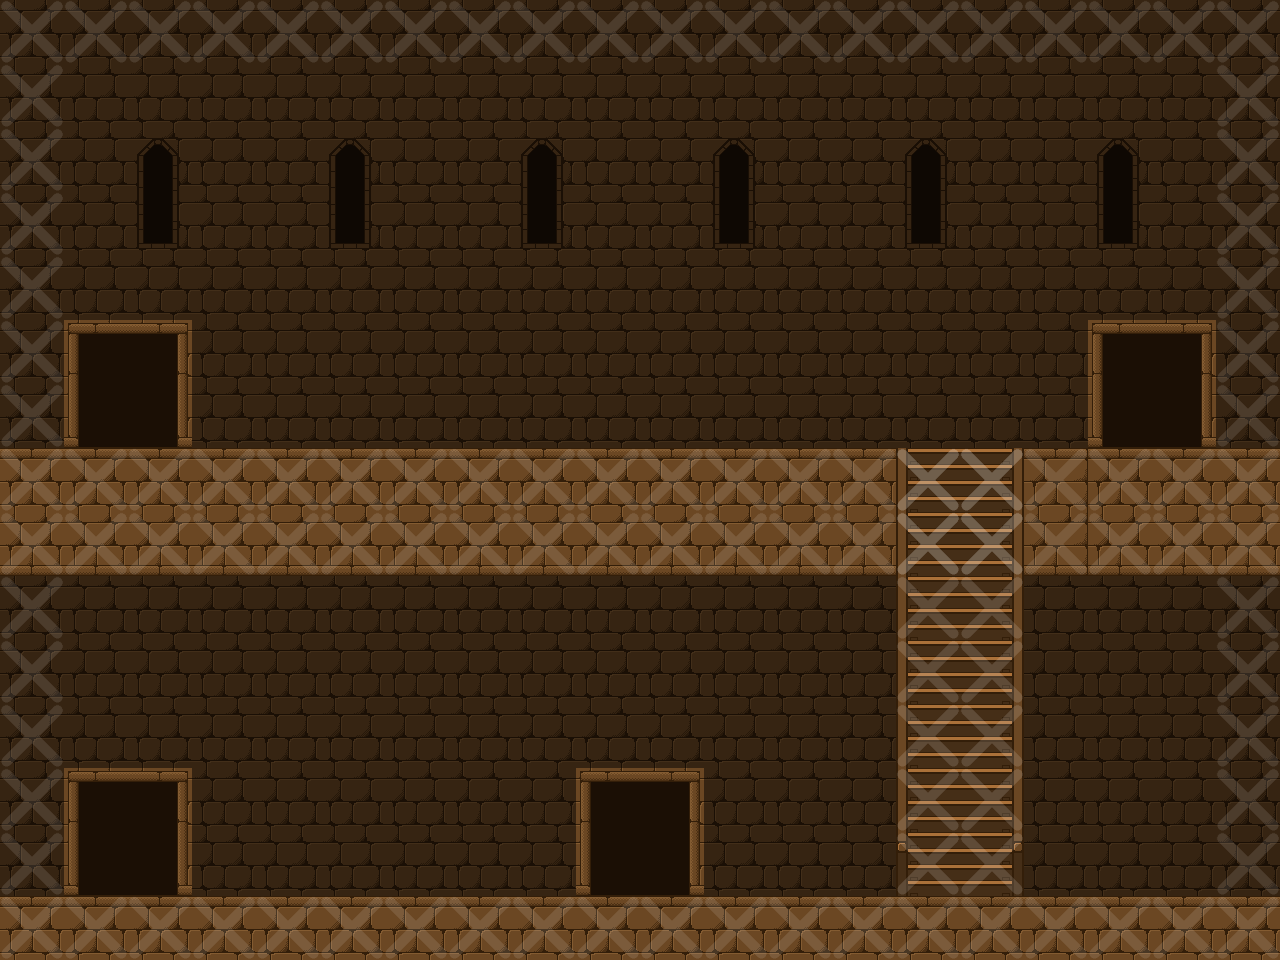

This game map was drawn from its Tiled (.tmx) file and the tilesets committed beside it. A one-line description and the full map source follow:
An orthogonal 20x15 tile map with 64x64 px tiles, 4 tile layers (background, foreground, blockFlags, stairFlags), 2 tilesets and 8 objects (4x area_entity, from_main, from_fencing_hall, from_watch_tower, from_throne_room).

<map version="1.0" orientation="orthogonal" width="20" height="15" tilewidth="64" tileheight="64">
 <tileset firstgid="1" name="flags" tilewidth="64" tileheight="64">
  <image source="flags.png" width="64" height="64" />
 </tileset>
 <tileset firstgid="2" name="castle_ext" tilewidth="64" tileheight="64">
  <image source="castle_ext.png" width="640" height="640" />
 </tileset>
 <layer name="background" width="20" height="15">
  <data encoding="csv">
43,43,43,43,43,43,43,43,43,43,43,43,43,43,43,43,43,43,43,43,
43,43,43,43,43,43,43,43,43,43,43,43,43,43,43,43,43,43,43,43,
43,43,21,43,43,21,43,43,21,43,43,21,43,43,21,43,43,21,43,43,
43,43,31,43,43,31,43,43,31,43,43,31,43,43,31,43,43,31,43,43,
43,43,43,43,43,43,43,43,43,43,43,43,43,43,43,43,43,43,43,43,
43,16,17,43,43,43,43,43,43,43,43,43,43,43,43,43,43,16,17,43,
43,26,27,43,43,43,43,43,43,43,43,43,43,43,43,43,43,26,27,43,
3,3,3,3,3,3,3,3,3,3,3,3,3,3,18,19,4,3,3,3,
23,23,23,23,23,23,23,23,23,23,23,23,23,23,18,19,24,23,23,23,
43,43,43,43,43,43,43,43,43,43,43,43,43,43,18,19,43,43,43,43,
43,43,43,43,43,43,43,43,43,43,43,43,43,43,18,19,43,43,43,43,
43,43,43,43,43,43,43,43,43,43,43,43,43,43,18,19,43,43,43,43,
43,16,17,43,43,43,43,43,43,16,17,43,43,43,18,19,43,43,43,43,
43,26,27,43,43,43,43,43,43,26,27,43,43,43,28,29,43,43,43,43,
3,3,3,3,3,3,3,3,3,3,3,3,3,3,3,3,3,3,3,3
</data>
 </layer>
 <layer name="foreground" width="20" height="15">
  <data encoding="csv">
0,0,0,0,0,0,0,0,0,0,0,0,0,0,0,0,0,0,0,0,
0,0,0,0,0,0,0,0,0,0,0,0,0,0,0,0,0,0,0,0,
0,0,0,0,0,0,0,0,0,0,0,0,0,0,0,0,0,0,0,0,
0,0,0,0,0,0,0,0,0,0,0,0,0,0,0,0,0,0,0,0,
0,0,0,0,0,0,0,0,0,0,0,0,0,0,0,0,0,0,0,0,
0,0,0,0,0,0,0,0,0,0,0,0,0,0,0,0,0,0,0,0,
0,0,0,0,0,0,0,0,0,0,0,0,0,0,0,0,0,0,0,0,
0,0,0,0,0,0,0,0,0,0,0,0,0,0,0,0,0,0,0,0,
0,0,0,0,0,0,0,0,0,0,0,0,0,0,0,0,0,0,0,0,
0,0,0,0,0,0,0,0,0,0,0,0,0,0,0,0,0,0,0,0,
0,0,0,0,0,0,0,0,0,0,0,0,0,0,0,0,0,0,0,0,
0,0,0,0,0,0,0,0,0,0,0,0,0,0,0,0,0,0,0,0,
0,0,0,0,0,0,0,0,0,0,0,0,0,0,0,0,0,0,0,0,
0,0,0,0,0,0,0,0,0,0,0,0,0,0,0,0,0,0,0,0,
0,0,0,0,0,0,0,0,0,0,0,0,0,0,0,0,0,0,0,0
</data>
 </layer>
 <layer name="blockFlags" width="20" height="15" opacity="0.11">
  <data encoding="csv">
1,1,1,1,1,1,1,1,1,1,1,1,1,1,1,1,1,1,1,1,
1,0,0,0,0,0,0,0,0,0,0,0,0,0,0,0,0,0,0,1,
1,0,0,0,0,0,0,0,0,0,0,0,0,0,0,0,0,0,0,1,
1,0,0,0,0,0,0,0,0,0,0,0,0,0,0,0,0,0,0,1,
1,0,0,0,0,0,0,0,0,0,0,0,0,0,0,0,0,0,0,1,
1,0,0,0,0,0,0,0,0,0,0,0,0,0,0,0,0,0,0,1,
1,0,0,0,0,0,0,0,0,0,0,0,0,0,0,0,0,0,0,1,
1,1,1,1,1,1,1,1,1,1,1,1,1,1,1,1,1,1,1,1,
1,1,1,1,1,1,1,1,1,1,1,1,1,1,1,1,1,1,1,1,
1,0,0,0,0,0,0,0,0,0,0,0,0,0,0,0,0,0,0,1,
1,0,0,0,0,0,0,0,0,0,0,0,0,0,0,0,0,0,0,1,
1,0,0,0,0,0,0,0,0,0,0,0,0,0,0,0,0,0,0,1,
1,0,0,0,0,0,0,0,0,0,0,0,0,0,0,0,0,0,0,1,
1,0,0,0,0,0,0,0,0,0,0,0,0,0,0,0,0,0,0,1,
1,1,1,1,1,1,1,1,1,1,1,1,1,1,1,1,1,1,1,1
</data>
 </layer>
 <layer name="stairFlags" width="20" height="15" opacity="0.14">
  <data encoding="csv">
0,0,0,0,0,0,0,0,0,0,0,0,0,0,0,0,0,0,0,0,
0,0,0,0,0,0,0,0,0,0,0,0,0,0,0,0,0,0,0,0,
0,0,0,0,0,0,0,0,0,0,0,0,0,0,0,0,0,0,0,0,
0,0,0,0,0,0,0,0,0,0,0,0,0,0,0,0,0,0,0,0,
0,0,0,0,0,0,0,0,0,0,0,0,0,0,0,0,0,0,0,0,
0,0,0,0,0,0,0,0,0,0,0,0,0,0,0,0,0,0,0,0,
0,0,0,0,0,0,0,0,0,0,0,0,0,0,0,0,0,0,0,0,
0,0,0,0,0,0,0,0,0,0,0,0,0,0,1,1,0,0,0,0,
0,0,0,0,0,0,0,0,0,0,0,0,0,0,1,1,0,0,0,0,
0,0,0,0,0,0,0,0,0,0,0,0,0,0,1,1,0,0,0,0,
0,0,0,0,0,0,0,0,0,0,0,0,0,0,1,1,0,0,0,0,
0,0,0,0,0,0,0,0,0,0,0,0,0,0,1,1,0,0,0,0,
0,0,0,0,0,0,0,0,0,0,0,0,0,0,1,1,0,0,0,0,
0,0,0,0,0,0,0,0,0,0,0,0,0,0,1,1,0,0,0,0,
0,0,0,0,0,0,0,0,0,0,0,0,0,0,0,0,0,0,0,0
</data>
 </layer>
 <objectgroup name="entities" width="20" height="15">
  <object type="area_entity" x="576" y="768" width="128" height="128">
   <properties>
    <property name="area" value="main" />
    <property name="entry" value="from_entrance_hall" />
   </properties>
  </object>
  <object type="area_entity" x="64" y="768" width="128" height="128">
   <properties>
    <property name="area" value="throne_room" />
    <property name="entry" value="from_entrance_hall" />
   </properties>
  </object>
  <object type="area_entity" x="1088" y="320" width="128" height="128">
   <properties>
    <property name="area" value="fencing_hall" />
    <property name="entry" value="from_entrance_hall" />
   </properties>
  </object>
  <object type="area_entity" x="64" y="320" width="128" height="128">
   <properties>
    <property name="area" value="watch_tower" />
    <property name="entry" value="from_entrance_hall" />
   </properties>
  </object>
 </objectgroup>
 <objectgroup name="entries" width="20" height="15">
  <object name="from_main" x="576" y="768" />
  <object name="from_fencing_hall" x="1088" y="320" />
  <object name="from_watch_tower" x="64" y="320" />
  <object name="from_throne_room" x="64" y="768" />
 </objectgroup>
</map>
